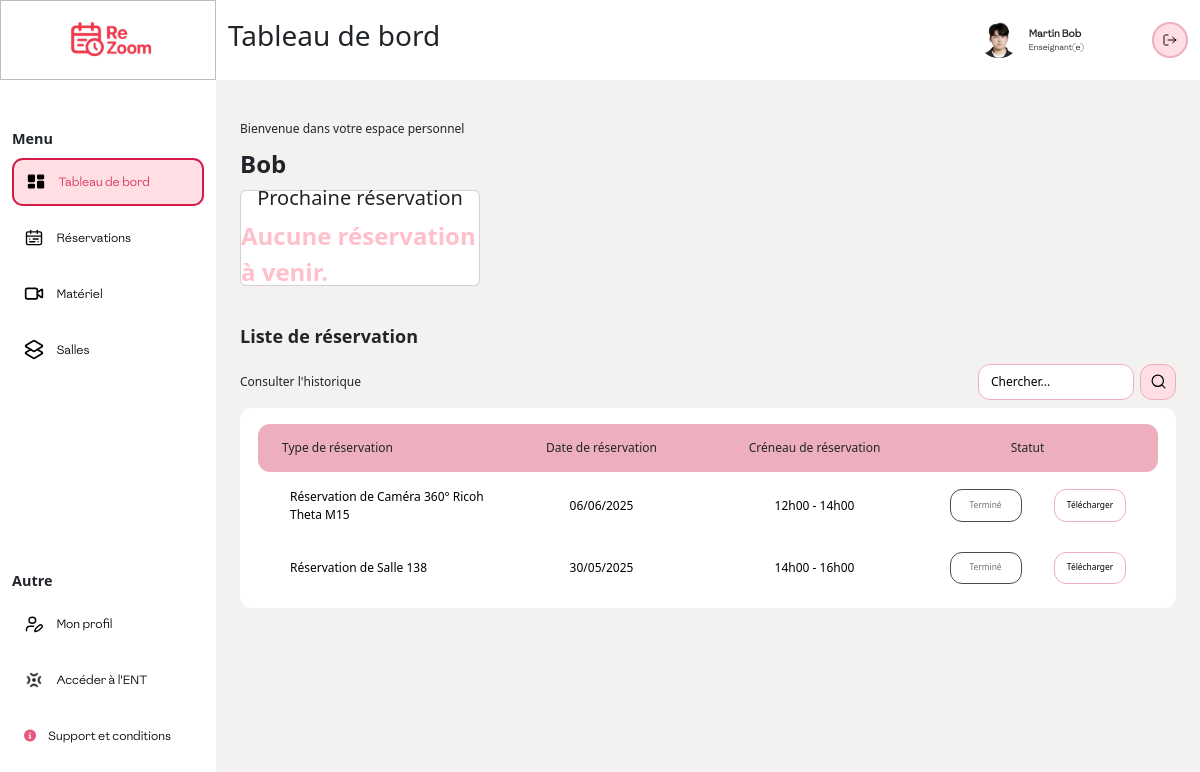
The page /PHP/index.php (signed in) on the database its author committed.
### tables this page shows
CREATE TABLE `reservations` (
  `idR` int(11) NOT NULL,
  `quantite` int(11) NOT NULL DEFAULT 1,
  `date_debut` datetime NOT NULL,
  `date_fin` datetime NOT NULL,
  `valide` int(11) DEFAULT NULL,
  `motif` varchar(100) DEFAULT NULL,
  `commentaires` varchar(50) DEFAULT NULL,
  `signatureElectronique` varchar(50) DEFAULT NULL,
  `documentAdministrateur` varchar(50) DEFAULT NULL
);

CREATE TABLE `materiel` (
  `idM` int(11) NOT NULL,
  `refernceM` varchar(50) DEFAULT NULL,
  `designation` varchar(50) DEFAULT NULL,
  `photo` varchar(100) DEFAULT NULL,
  `typeM` varchar(50) DEFAULT NULL,
  `dateAchat` date DEFAULT NULL,
  `etat` varchar(50) DEFAULT NULL,
  `quantité` int(11) DEFAULT NULL,
  `descriptif` varchar(200) DEFAULT NULL,
  `lien_demo` varchar(100) DEFAULT NULL
);

CREATE TABLE `salle` (
  `idS` int(11) NOT NULL,
  `nom` varchar(100) NOT NULL,
  `type` varchar(50) DEFAULT NULL,
  `capacite` int(11) DEFAULT NULL,
  `photo` varchar(100) DEFAULT NULL,
  `etat` varchar(50) DEFAULT NULL,
  `description` varchar(200) DEFAULT NULL
);

### PHP/index_enseignant.php (the view, shortened to what this page needs)
<section class="top">
    <p>Bienvenue dans votre espace personnel</p>
    <p><?php echo $_SESSION['user']['prenom'] ?></p>
    <div class="cards">
    <div class="card">
        <h5>Prochaine réservation</h5>
        <p style="color:pink;">
            <?php
            require "../PHPpure/connexion.php";
            $sql = "
                SELECT r.idR, r.date_debut
                FROM reservations r
                JOIN concerne c ON r.idR = c.idR
                JOIN reservation_users ru ON r.idR = ru.idR
                WHERE ru.id = :user_id AND r.date_debut > :today
                ORDER BY r.date_debut ASC
                LIMIT 1
            ";
            $stmt = $pdo->prepare($sql);
            $userId = $_SESSION['user']['id'];
            $today = date('Y-m-d');
            $stmt->bindParam(':user_id', $userId, PDO::PARAM_INT);
            $stmt->bindParam(':today', $today);
            $stmt->execute();
            $row = $stmt->fetch(PDO::FETCH_ASSOC);
            if ($row) {
                echo $row['date_debut'];
            } else {
                echo "Aucune réservation à venir.";
            }
            ?>
        </p>
    </div>
</div>
</section>
<section class="reservation">
    <h2>Liste de réservation</h2>
    <div class="search">
        <p>Consulter l'historique</p>
        <div class="searchContainer">
            <input type="search" name="search" id="inputSearch" placeholder="Chercher..." />
            <button id="buttonSearch">
                <img src="../res/search.svg" alt="" />
            </button>
        </div>
    </div>
    <section class="table">
        <article class="header_Table">
            <p>Type de réservation</p>
            <p>Date de réservation</p>
            <p>Créneau de réservation</p>
            <p>Statut</p>
        </article>
        <article class="body_Table">
            <?php
            if (isset($_SESSION['user']['id'])) {
                $userId = $_SESSION['user']['id'];
            }
            $sql = "
                        SELECT
                            r.idR,
                            r.date_debut,
                            r.date_fin,
                            r.valide,
                            m.designation AS materiel
                        FROM reservations r
                        JOIN concerne c ON r.idR = c.idR
                        JOIN materiel m ON c.idM = m.idM
                        JOIN reservation_users ru ON r.idR = ru.idR
                        WHERE ru.id = :user_id
                        ORDER BY r.date_debut DESC
                    ";
            $stmt = $pdo->prepare($sql);
            $stmt->bindParam(':user_id', $userId, PDO::PARAM_INT);
            $stmt->execute();
            while ($row = $stmt->fetch(PDO::FETCH_ASSOC)) {
                $date = date("d/m/Y", strtotime($row['date_debut']));
                $startHour = date("H\hi", strtotime($row['date_debut']));
                $endHour = date("H\hi", strtotime($row['date_fin']));
                $now = new DateTime();
                $end = new DateTime($row['date_fin']);
                if ($row['valide'] == 0) {
                    $status = "attente";
                    if ($end < $now) {
                        $status = "annulé";
                        $sql = "UPDATE reservations SET valide = 2 WHERE idR = :idR";
                        $stmt = $pdo->prepare($sql);
                        $stmt->bindParam(':idR', $row['idR'], PDO::PARAM_INT);
                        $stmt->execute();
                    }
                } elseif ($end < $now) {
                    $status = "terminé";
                    $sql = "UPDATE reservations SET valide = 3 WHERE idR = :idR";
                    $stmt = $pdo->prepare($sql);
                    $stmt->bindParam(':idR', $row['idR'], PDO::PARAM_INT);
                    $stmt->execute();
                } else if ($row['valide'] == 1) {
                    $status = "accepté";
                } else if ($row['valide'] == 2) {
                    $status = "refusé";
                }
                echo "
                            <div class='line'>
                                <p>Réservation de {$row['materiel']}</p>
                                <p>$date</p>
                                <p>$startHour - $endHour</p>
                                <div class='statusButton'>
                                    <button class='$status'></button>
                                    <button class='telecharger' onclick='window.open(\"../PHPpure/genererpdf.php?idR={$row['idR']}\", \"_blank\")'>Télécharger</button>
                                </div>
                            </div>
                        ";
            }
            $sql = "
                        SELECT
                            r.date_debut,
                            r.date_fin,
                            r.valide,
                            s.nom AS salle,
                            r.idR AS idR
                        FROM reservations r
                        JOIN concerne_salle cs ON r.idR = cs.idR
                        JOIN salle s ON cs.idS = s.idS
                        JOIN reservation_users ru ON r.idR = ru.idR
                        WHERE ru.id = :user_id
                        ORDER BY r.date_debut DESC
            ";
            $stmt = $pdo->prepare($sql);
            $stmt->bindParam(':user_id', $userId, PDO::PARAM_INT);
            $stmt->execute();
            while ($row = $stmt->fetch(PDO::FETCH_ASSOC)) {
                $date = date("d/m/Y", strtotime($row['date_debut']));
                $startHour = date("H\hi", strtotime($row['date_debut']));
                $endHour = date("H\hi", strtotime($row['date_fin']));
                if ($row['valide'] == 0) {
                    $status = "attente";
                    if ($end < $now) {
                        $status = "annulé";
                        $sql = "UPDATE reservations SET valide = 2 WHERE idR = :idR";
                        $stmt = $pdo->prepare($sql);
                        $stmt->bindParam(':idR', $row['idR'], PDO::PARAM_INT);
                        $stmt->execute();
                    }
                } elseif ($end < $now) {
                    $status = "terminé";
                    $sql = "UPDATE reservations SET valide = 3 WHERE idR = :idR";
                    $stmt = $pdo->prepare($sql);
                    $stmt->bindParam(':idR', $row['idR'], PDO::PARAM_INT);
                    $stmt->execute();
                } elseif ($row['valide'] == 1) {
                    $status = "accepté";
                } elseif ($row['valide'] == 2) {
                    $status = "réfusé";
                }
                echo "
                            <div class='line'>
                                <p>Réservation de {$row['salle']}</p>
                                <p>$date</p>
                                <p>$startHour - $endHour</p>
                                <div class='statusButton'>
                                    <button class='$status'></button>
                                    <button class='telecharger' onclick='window.open(\"../PHPpure/genererpdf.php?idR={$row['idR']}\", \"_blank\")'>Télécharger</button>
                                </div>
                            </div>
                        ";
            }
            ?>
        </article>
    </section>
</section>

### CSS/style.css (style rules this page uses)
* { margin: 0; padding: 0; box-sizing: border-box; }
body { background-color: #f4f1f1 !important; }
:root { --background-color: #f4f1f1; --primary-color: #e4587d; --secondary-color: #f4f1f1; --tertiary-color: #edafbe; --gray-color: #979797; --black-color: #000000; --white-color: #ffffff; }

### CSS/index.css (style rules this page uses)
main .top { display: flex; justify-content: start; flex-direction: column; width: 100%; gap: 1vh; }
main .top p:first-child { font-size: 1vw; font-weight: light; }
main .top p:nth-child(2) { font-size: 2vw; font-weight: bold; }
main .top .cards { display: flex; justify-content: start; gap: 2vw; }
main .top .cards .card { display: flex; justify-content: center; align-items: center; width: 20vw; height: 8vw; background-color: white; border-radius: 0.5vw; }
main .reservation { display: flex; justify-content: start; flex-direction: column; width: 100%; gap: 1vh; }
main .reservation h2 { font-size: 1.5vw; font-weight: bold; }
.search { display: flex; justify-content: space-between; align-items: center; }
.search p { font-size: 1vw; }
.search .searchContainer { display: flex; justify-content: start; gap: 0.5vw; }
.search .searchContainer input { width: 13vw; height: 3vw; background-color: white; border: none; border-radius: 1cqi; font-size: 1vw; border: 0.15vw solid #edafbe; padding: 0 1vw; display: flex; justify-content: center; align-items: center; }
.searchContainer input::placeholder { font-size: 1vw; color: black; }
.searchContainer button { width: 3vw; height: 3vw; background-color: #ffdee4; border: 0.15vw solid #edafbe; border-radius: 1cqi; font-size: 1vw; display: flex; justify-content: center; align-items: center; }
.searchContainer button img { width: 50%; height: auto; object-fit: contain; }
.table { width: 100%; background-color: white; border-radius: 1vw; padding: 2vh 1.5vw; display: flex; justify-content: center; flex-direction: column; gap: 1vh; }
.table .header_Table { background-color: #edafbe; display: grid; grid-template-columns: repeat(4, 1fr); align-items: center; height: 6vh; border-radius: 1vw; width: 100%; padding: 0 2vw; }
.table .header_Table p { font-size: 1vw; }
.table .header_Table p:nth-child(2), .table .header_Table p:nth-child(3), .table .header_Table p:nth-child(4) { margin: 0 auto; }
.table .body_Table { display: flex; justify-content: space-between; align-items: center; flex-direction: column; height: auto; width: 100%; border-radius: 1vw; padding: 0 2vw; gap: 2vh; }
.table .body_Table .line { display: grid; grid-template-columns: repeat(4, 1fr); height: 6vh; width: 100%; border-radius: 1vw; }
.table .body_Table .line p:nth-child(1) { margin: auto 0; }
.table .body_Table .line p:nth-child(2), .table .body_Table .line p:nth-child(3), .table .body_Table .line p:nth-child(4) { margin: auto; }
.table .body_Table .line p { font-size: 1vw; }
.table .body_Table .line button { display: flex; justify-content: center; align-items: center; margin: auto 0 auto auto; width: 6vw; height: 2.7vw; background-color: transparent; border: 0.15vw solid #edafbe; border-radius: 1vw; font-size: 0.7vw; transition: all 0.2s ease-in-out; }
.statusButton { display: flex; justify-content: center; align-items: center; gap: 1vw; }
.table .body_Table .line button.terminé { color: #707070; border: 0.15vw solid #4b4b4b; }
.table .body_Table .line button.terminé::after { content: "Terminé"; }

### CSS/header.css (style rules this page uses)
p { margin: 0; }

### rows shown on the page
reservations: materiel.designation "Caméra 360° Ricoh Theta M15", date_debut "06/06/2025", date_debut "12h00", date_fin "14h00"
reservations: salle.nom "Salle 138", date_debut "30/05/2025", date_debut "14h00", date_fin "16h00"

### other values the page prints
$_SESSION['user']['nom'] "Martin"
$_SESSION['user']['prenom'] "Bob"
$_SESSION['user']['role'] "Enseignant(e)"
